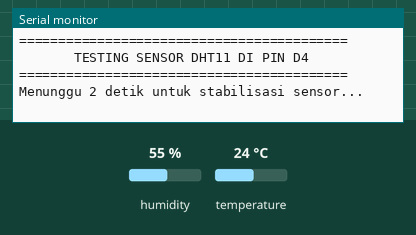
Recording of a sketch running on a simulated ESP8266 (NodeMCU). On the bench: the last lines printed to the serial monitor. The inputs (shaded band) are chosen by the test bench; at power-on: humidity 55 %, temperature 24 °C.

Above: at 4.2 s.
4.3 s: humidity set to 22 %
At 5.7 s:
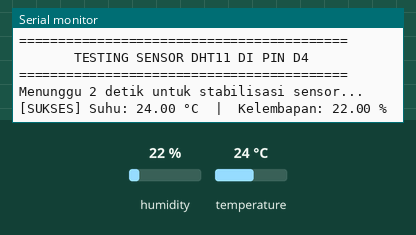
8.5 s: temperature set to 12 °C
At 10.5 s:
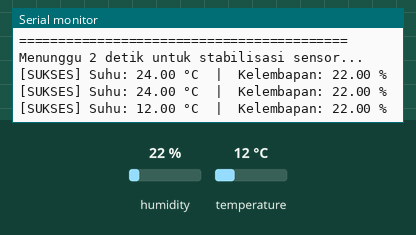
11.5 s: humidity set to 40 %
At 14.1 s:
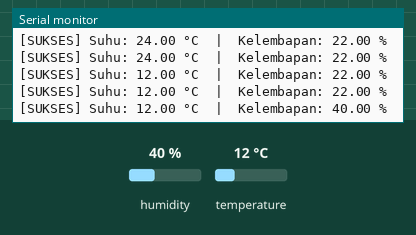

Measured:
- after the input at 4.3 s, the serial monitor: prints a new line after 0.73 s (image 1)
- after the input at 8.5 s, the serial monitor: prints a new line after 0.58 s (image 2)
- after the input at 11.5 s, the serial monitor: prints a new line after 1.6 s (image 3)

The sketch:

test_dht11.ino
```cpp
#include "DHT.h"

// Pin DHT11 di ESP8266 NodeMCU
#define DHTPIN D4     // Pin fisik D4 (GPIO 2)
#define DHTTYPE DHT11

DHT dht(DHTPIN, DHTTYPE);

void setup() {
  Serial.begin(115200);
  delay(1000);

  Serial.println(F("\n=========================================="));
  Serial.println(F("       TESTING SENSOR DHT11 DI PIN D4     "));
  Serial.println(F("=========================================="));

  pinMode(DHTPIN, INPUT_PULLUP);
  dht.begin();

  Serial.println(F("Menunggu 2 detik untuk stabilisasi sensor..."));
  delay(2000);
}

void loop() {
  // DHT11 membutuhkan jeda minimal 2 detik antar pembacaan
  delay(2000);

  float h = dht.readHumidity();
  float t = dht.readTemperature();

  if (isnan(h) || isnan(t)) {
    Serial.println(F("[GAGAL] Tidak dapat membaca dari sensor DHT11!"));
    Serial.println(F("  -> Cek kabel VCC (ke 3.3V atau 5V)"));
    Serial.println(F("  -> Cek kabel GND"));
    Serial.println(F("  -> Cek kabel Data (ke D4)"));
  } else {
    Serial.print(F("[SUKSES] Suhu: "));
    Serial.print(t);
    Serial.print(F(" °C  |  Kelembapan: "));
    Serial.print(h);
    Serial.println(F(" %"));
  }
}
```
